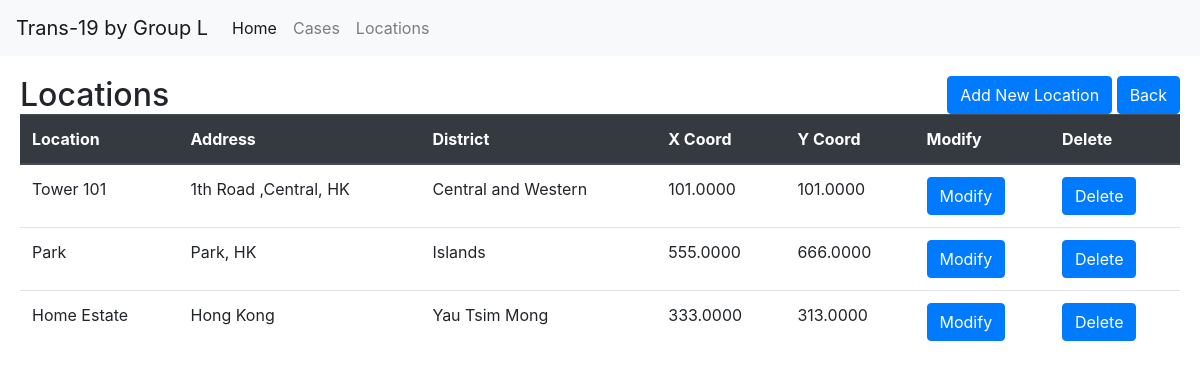
The page /location/ (signed in) on the database as committed earlier.
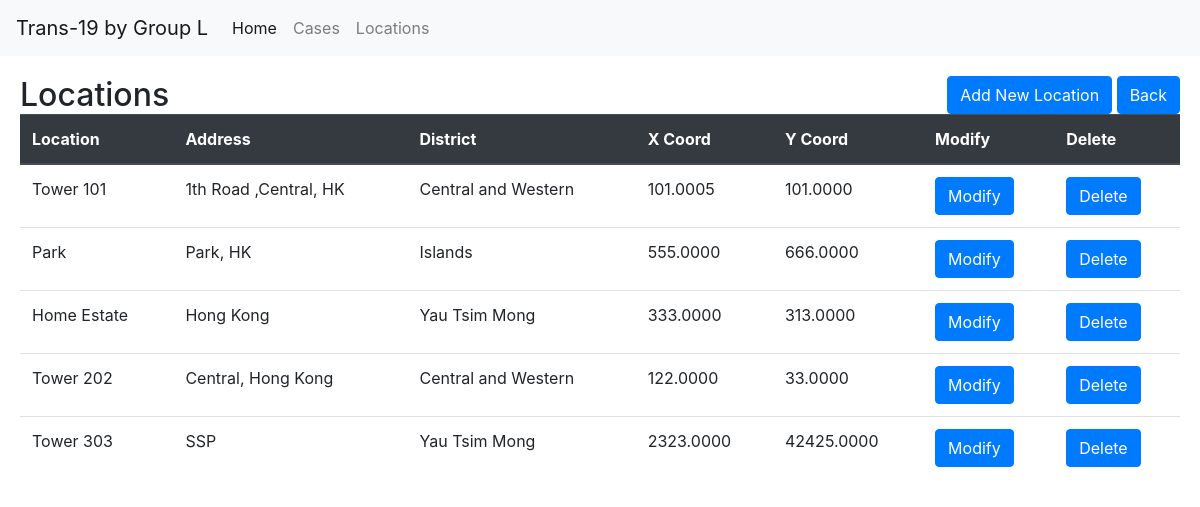
The same page on the database as committed later.
### record/models.py (models this page shows, shortened)
class LocationRecord(models.Model):
	CENTRALANDWESTERN = 'Central and Western'
	EASTERN = 'Eastern'
	SOUTHERN = 'Southern'
	WANCHAI = 'Wan Chai'
	SHAMSHUIPO = 'Sham Shui Po'
	KOWLOONCITY = 'Kowloon City'
	KWUNTONG = 'Kwun Tong'
	WONGTAISIN = 'Wong Tai Sin'
	YAUTSIMMONG = 'Yau Tsim Mong'
	ISLANDS = 'Islands'
	KWAITSING = 'Kwai Tsing'
	NORTH = 'North'
	SAIKUNG = 'Sai Kung'
	SHATIN = 'Sha Tin'
	TAIPO = 'Tai Po'
	TSUENWAN = 'Tsuen Wan'
	TUENMUN = 'Tuen Mun'
	YUENLONG = 'Yuen Long'
	DISTRICT_CHOICES = [
		(CENTRALANDWESTERN,'Central and Western'),
		(EASTERN,'Eastern'),
		(SOUTHERN,'Southern'),
		(WANCHAI,'Wan Chai'),
		(SHAMSHUIPO,'Sham Shui Po'),
		(KOWLOONCITY,'Kowloon City'),
		(KWUNTONG,'Kwun Tong'),
		(WONGTAISIN,'Wong Tai Sin'),
		(YAUTSIMMONG,'Yau Tsim Mong'),
		(ISLANDS,'Islands'),
		(KWAITSING,'Kwai Tsing'),
		(NORTH,'North'),
		(SAIKUNG,'Sai Kung'),
		(SHATIN,'Sha Tin'),
		(TAIPO,'Tai Po'),
		(TSUENWAN,'Tsuen Wan'),
		(TUENMUN,'Tuen Mun'),
		(YUENLONG,'Yuen Long'),
	]
	location		= models.CharField(max_length=127)
	address			= models.CharField(max_length=255, null=True, blank=True)
	district		= models.CharField(max_length=20, choices=DISTRICT_CHOICES, default=CENTRALANDWESTERN)
	x_coord			= models.DecimalField(max_digits=22, decimal_places=4, null=True)
	y_coord			= models.DecimalField(max_digits=22, decimal_places=4, null=True)
	def get_location_modify_url(self):
		return f"/location/{self.pk}/modify"
	def get_location_delete_url(self):
		return f"/location/{self.pk}/delete"

### record/location_views.py (the view)
# urls.py: path('',location_record_list_view),
@login_required
def location_record_list_view(request):
	qs = LocationRecord.objects.all()
	template_name = "location/list.html"
	context = {'object_list': qs}
	return render(request, template_name, context)
	return HttpResponse("<h1>List of locations</h1>")

### record/templates/location/list.html (shortened to what this page needs)
{% extends "base.html" %}
{% block content %}
<div class="row">
	<div class="col-6">
		<h2 style="display:inline">Locations</h2>
	</div>
	<div class="col-6">
		<div class="text-right">
			<a class="btn btn-primary" href="/location/create" style=>Add New Location</a>
			<a class="btn btn-primary" href=".."> Back </a>
		</div>
	</div>
</div>
<div class="row">
	<div class="col-12">
		<table class="table">
			<thead class="thead-dark">
				<tr>
					<th>Location</th>
					<th>Address</th>
					<th>District</th>
					<th>X Coord</th>
					<th>Y Coord</th>
					<th>Modify</th>
					<th>Delete</th>
				</tr>
			</thead>
			<tbody>
				{% for object in object_list %}
					<tr>
						<td>{{ object.location }}</td>
						<td>{{ object.address }}</td>
						<td>{{ object.district }}</td>
						<td>{{ object.x_coord }}</td>
						<td>{{ object.y_coord }}</td>
						<td><a class="btn btn-primary" href="{{ object.get_location_modify_url }}" style=>Modify</a></td>
						<td><a class="btn btn-primary" href="{{ object.get_location_delete_url }}" style=>Delete</a></td>
					</tr>
				{% endfor %}
			</tbody>
		</table>
	</div>
</div>
{% endblock %}

Rows that differ between the two databases and show on the page:
changed LocationRecord "Tower 101": x_coord "101.0000" → "101.0005"
added LocationRecord: location "Tower 202", address "Central, Hong Kong", district "Central and Western", x_coord "122.0000", y_coord "33.0000"
added LocationRecord: location "Tower 303", address "SSP", district "Yau Tsim Mong", x_coord "2323.0000", y_coord "42425.0000"
